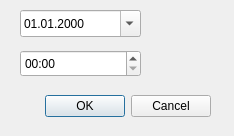
<?xml version="1.0" encoding="UTF-8"?>
<ui version="4.0">
 <class>dlgTimeDate</class>
 <widget class="QDialog" name="dlgTimeDate">
  <property name="windowModality">
   <enum>Qt::ApplicationModal</enum>
  </property>
  <property name="geometry">
   <rect>
    <x>0</x>
    <y>0</y>
    <width>234</width>
    <height>136</height>
   </rect>
  </property>
  <property name="windowTitle">
   <string>Dialog</string>
  </property>
  <widget class="QDialogButtonBox" name="buttonBox">
   <property name="geometry">
    <rect>
     <x>10</x>
     <y>90</y>
     <width>201</width>
     <height>32</height>
    </rect>
   </property>
   <property name="orientation">
    <enum>Qt::Horizontal</enum>
   </property>
   <property name="standardButtons">
    <set>QDialogButtonBox::Cancel|QDialogButtonBox::Ok</set>
   </property>
  </widget>
  <widget class="QDateEdit" name="dateSetting">
   <property name="geometry">
    <rect>
     <x>20</x>
     <y>10</y>
     <width>121</width>
     <height>27</height>
    </rect>
   </property>
   <property name="accelerated">
    <bool>true</bool>
   </property>
   <property name="displayFormat">
    <string>dd.MM.yyyy</string>
   </property>
   <property name="calendarPopup">
    <bool>true</bool>
   </property>
  </widget>
  <widget class="QTimeEdit" name="timeSetting">
   <property name="geometry">
    <rect>
     <x>20</x>
     <y>50</y>
     <width>121</width>
     <height>27</height>
    </rect>
   </property>
   <property name="accelerated">
    <bool>true</bool>
   </property>
   <property name="displayFormat">
    <string>HH:mm</string>
   </property>
   <property name="calendarPopup">
    <bool>false</bool>
   </property>
  </widget>
 </widget>
 <resources/>
 <connections>
  <connection>
   <sender>buttonBox</sender>
   <signal>accepted()</signal>
   <receiver>dlgTimeDate</receiver>
   <slot>accept()</slot>
   <hints>
    <hint type="sourcelabel">
     <x>248</x>
     <y>254</y>
    </hint>
    <hint type="destinationlabel">
     <x>157</x>
     <y>274</y>
    </hint>
   </hints>
  </connection>
  <connection>
   <sender>buttonBox</sender>
   <signal>rejected()</signal>
   <receiver>dlgTimeDate</receiver>
   <slot>reject()</slot>
   <hints>
    <hint type="sourcelabel">
     <x>316</x>
     <y>260</y>
    </hint>
    <hint type="destinationlabel">
     <x>286</x>
     <y>274</y>
    </hint>
   </hints>
  </connection>
 </connections>
</ui>
